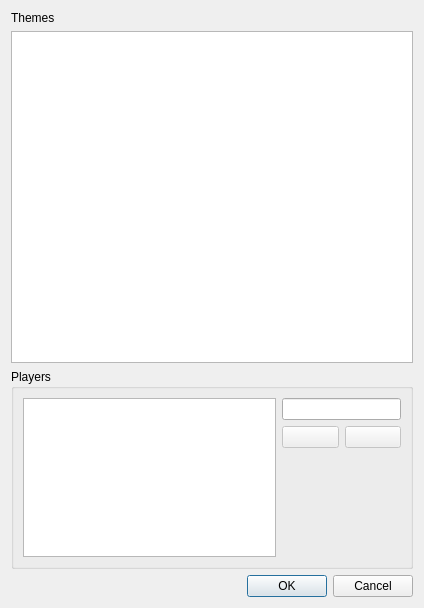
<?xml version="1.0" encoding="UTF-8"?>
<ui version="4.0">
 <class>NewPairsDialog</class>
 <widget class="QDialog" name="NewPairsDialog">
  <property name="geometry">
   <rect>
    <x>0</x>
    <y>0</y>
    <width>424</width>
    <height>608</height>
   </rect>
  </property>
  <property name="windowTitle">
   <string>New Game</string>
  </property>
  <layout class="QVBoxLayout" name="verticalLayout">
   <item>
    <widget class="QLabel" name="label">
     <property name="text">
      <string>Themes</string>
     </property>
    </widget>
   </item>
   <item>
    <widget class="QListWidget" name="themesList"/>
   </item>
   <item>
    <widget class="QGroupBox" name="groupBox">
     <property name="maximumSize">
      <size>
       <width>16777215</width>
       <height>200</height>
      </size>
     </property>
     <property name="title">
      <string>Players</string>
     </property>
     <layout class="QGridLayout" name="gridLayout">
      <item row="0" column="0" rowspan="3">
       <widget class="QListWidget" name="playerList"/>
      </item>
      <item row="1" column="1">
       <layout class="QHBoxLayout" name="horizontalLayout">
        <item>
         <widget class="QPushButton" name="add">
          <property name="enabled">
           <bool>false</bool>
          </property>
          <property name="text">
           <string/>
          </property>
         </widget>
        </item>
        <item>
         <widget class="QPushButton" name="remove">
          <property name="enabled">
           <bool>false</bool>
          </property>
          <property name="text">
           <string/>
          </property>
         </widget>
        </item>
       </layout>
      </item>
      <item row="2" column="1">
       <spacer name="verticalSpacer">
        <property name="orientation">
         <enum>Qt::Vertical</enum>
        </property>
        <property name="sizeHint" stdset="0">
         <size>
          <width>119</width>
          <height>101</height>
         </size>
        </property>
       </spacer>
      </item>
      <item row="0" column="1">
       <widget class="KLineEdit" name="playerName"/>
      </item>
     </layout>
    </widget>
   </item>
   <item>
    <widget class="QDialogButtonBox" name="buttonBox">
     <property name="orientation">
      <enum>Qt::Horizontal</enum>
     </property>
     <property name="standardButtons">
      <set>QDialogButtonBox::Cancel|QDialogButtonBox::Ok</set>
     </property>
    </widget>
   </item>
  </layout>
 </widget>
 <customwidgets>
  <customwidget>
   <class>KLineEdit</class>
   <extends>QLineEdit</extends>
   <header>klineedit.h</header>
  </customwidget>
 </customwidgets>
 <resources/>
 <connections>
  <connection>
   <sender>buttonBox</sender>
   <signal>rejected()</signal>
   <receiver>NewPairsDialog</receiver>
   <slot>reject()</slot>
   <hints>
    <hint type="sourcelabel">
     <x>316</x>
     <y>260</y>
    </hint>
    <hint type="destinationlabel">
     <x>286</x>
     <y>274</y>
    </hint>
   </hints>
  </connection>
  <connection>
   <sender>buttonBox</sender>
   <signal>accepted()</signal>
   <receiver>NewPairsDialog</receiver>
   <slot>accept()</slot>
   <hints>
    <hint type="sourcelabel">
     <x>248</x>
     <y>254</y>
    </hint>
    <hint type="destinationlabel">
     <x>157</x>
     <y>274</y>
    </hint>
   </hints>
  </connection>
 </connections>
</ui>
